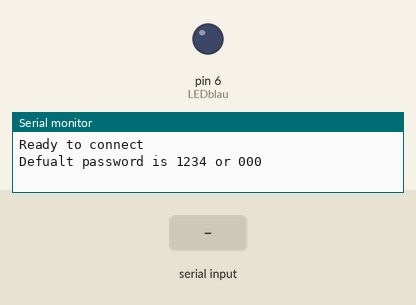
Bench run of a sketch on a simulated Arduino Uno, built with avr-gcc and run on an emulated ATmega328P. Parts: output pins drawn as LEDs (lit = HIGH), the last lines printed to the serial monitor. The test bench sets the inputs (shaded band).

Above: at 1.2 s.
1.3 s: "1" received over the second serial link
At 1.9 s:
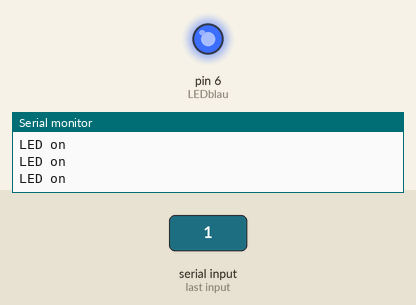
2.8 s: "0" received over the second serial link
At 3.5 s:
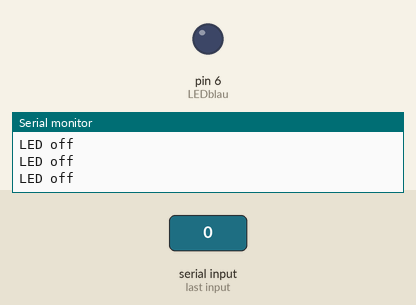
4.7 s: "2" received over the second serial link
At 5.1 s:
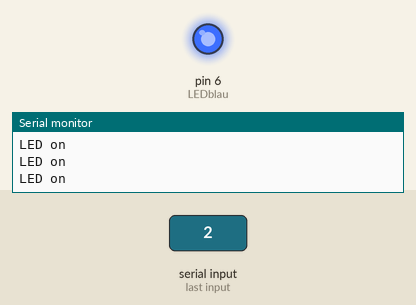
Timing chart, 0 to 7.7 s (numbered marks = the images above; inputs shaded):
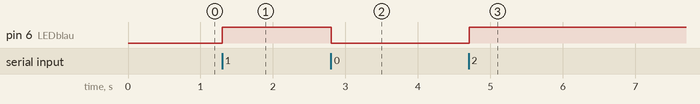

Measured:
- after the input at 1.3 s, pin 6 (LEDblau): LOW → HIGH at once
- after the input at 2.8 s, pin 6 (LEDblau): HIGH → LOW at once
- after the input at 4.7 s, pin 6 (LEDblau): LOW → HIGH at once

The sketch:

LED_Taster.ino
```cpp
#include "SoftwareSerial.h"

SoftwareSerial BluetoothDing(2, 3); //RX | TX
int flag = 0;

int LEDblau=6;
int taster=7;
bool tasterstatus;
bool tasterstatusBefore = 0;
bool tarrFunctionTriggered = 0;
unsigned long startTime;

void setup()
{
  Serial.begin(9600);
  BluetoothDing.begin(9600);
  pinMode(LEDblau, OUTPUT);
  Serial.println("Ready to connect\nDefualt password is 1234 or 000");
}

void loop()
{
  if(BluetoothDing.available()){
    flag = BluetoothDing.read();
    Serial.println(flag);
  }

  if (flag != 48 && flag != 0){
    digitalWrite(LEDblau, HIGH);
    Serial.println("LED on");
  }
  else if (flag == 48){ //48 == "0"
    digitalWrite(LEDblau, LOW);
    Serial.println("LED off");

  }

  // BluetoothDing.println("Test"); //writing works


 //Code for 2 Modes, pressing button short and long
/*
  tasterstatus = digitalRead(taster); //need at least 2 states: next step,
  if (tasterstatus == HIGH )
  {
    if (tasterstatusBefore == LOW)
    {
      startTime = millis();
      Serial.println(startTime);
    }

    if ( millis() - startTime > 1000)
    {
      tasterstatus = LOW; //call funktion not multiple times after target time is reached
      Tarr();
    }
  }

  if(tasterstatus == LOW && tasterstatusBefore == HIGH && !tarrFunctionTriggered){
    NextStep();
  }
  else{
    tarrFunctionTriggered = 0;
  }


    //update states, always last action in loop!!!
    tasterstatusBefore = tasterstatus;
*/
}

void Tarr(){

  Serial.println("länger als 1 Sekunden gedrückt");
  tarrFunctionTriggered = 1;

  //lamp on means tarr function or so
  digitalWrite(LEDblau, HIGH);
  delay (250);
  digitalWrite(LEDblau, LOW);
  delay(250);
  digitalWrite(LEDblau, HIGH);
  delay (250);
  digitalWrite(LEDblau, LOW);
  delay(250);
  digitalWrite(LEDblau, HIGH);
  delay (250);
  digitalWrite(LEDblau, LOW);
}

void NextStep(){
  Serial.println("kurz gedrückt");
  digitalWrite(LEDblau, HIGH);
  delay (1250);
  digitalWrite(LEDblau, LOW);
}
```
